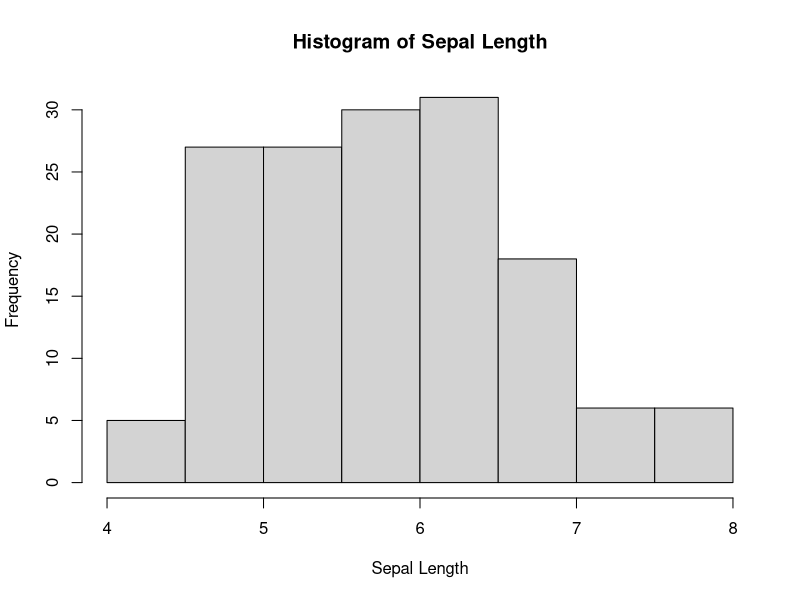
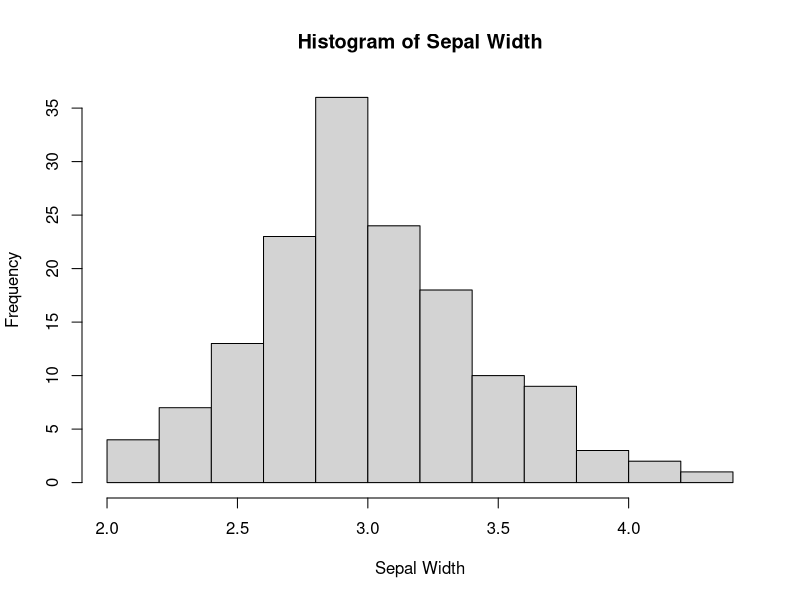
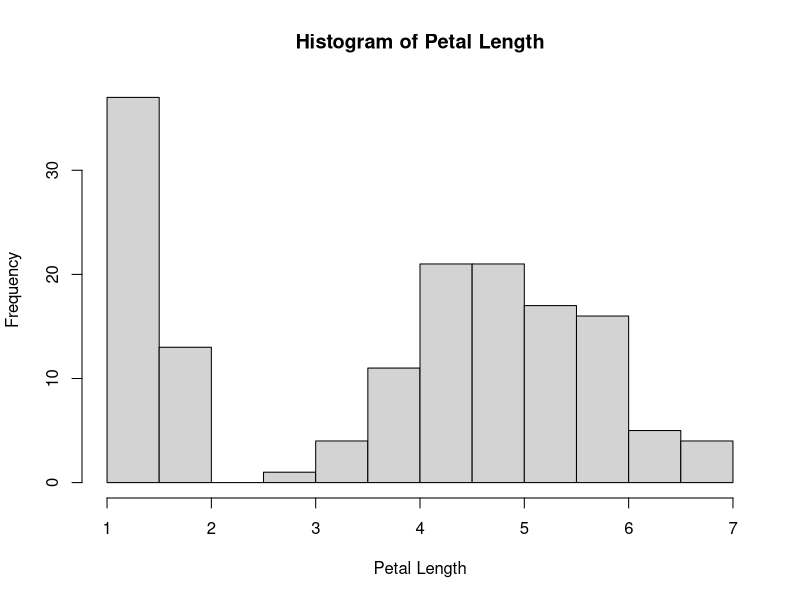
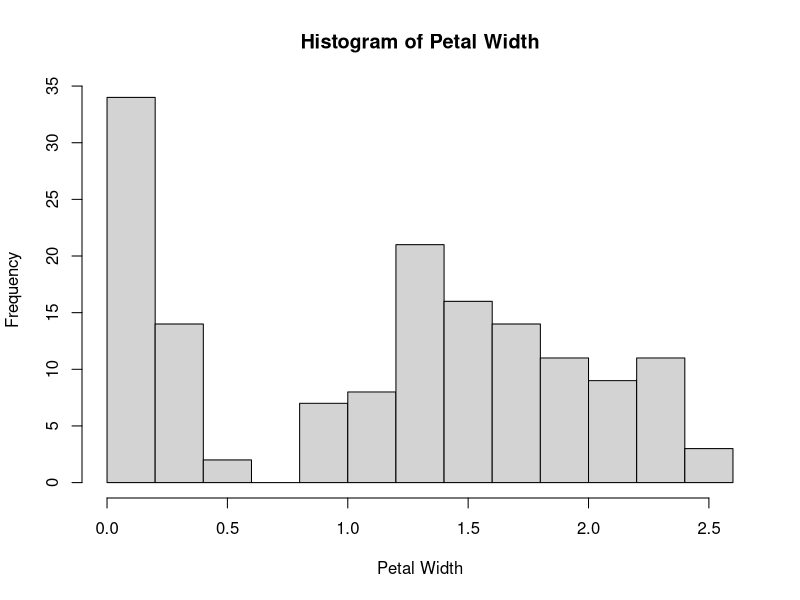

Write R code to recreate these figures, in order.
data(iris)
head(iris)
summary(iris)
hist(iris$Sepal.Length, main="Histogram of Sepal Length", xlab="Sepal Length")
hist(iris$Sepal.Width, main="Histogram of Sepal Width", xlab="Sepal Width")
hist(iris$Petal.Length, main="Histogram of Petal Length", xlab="Petal Length")
hist(iris$Petal.Width, main="Histogram of Petal Width", xlab="Petal Width")
